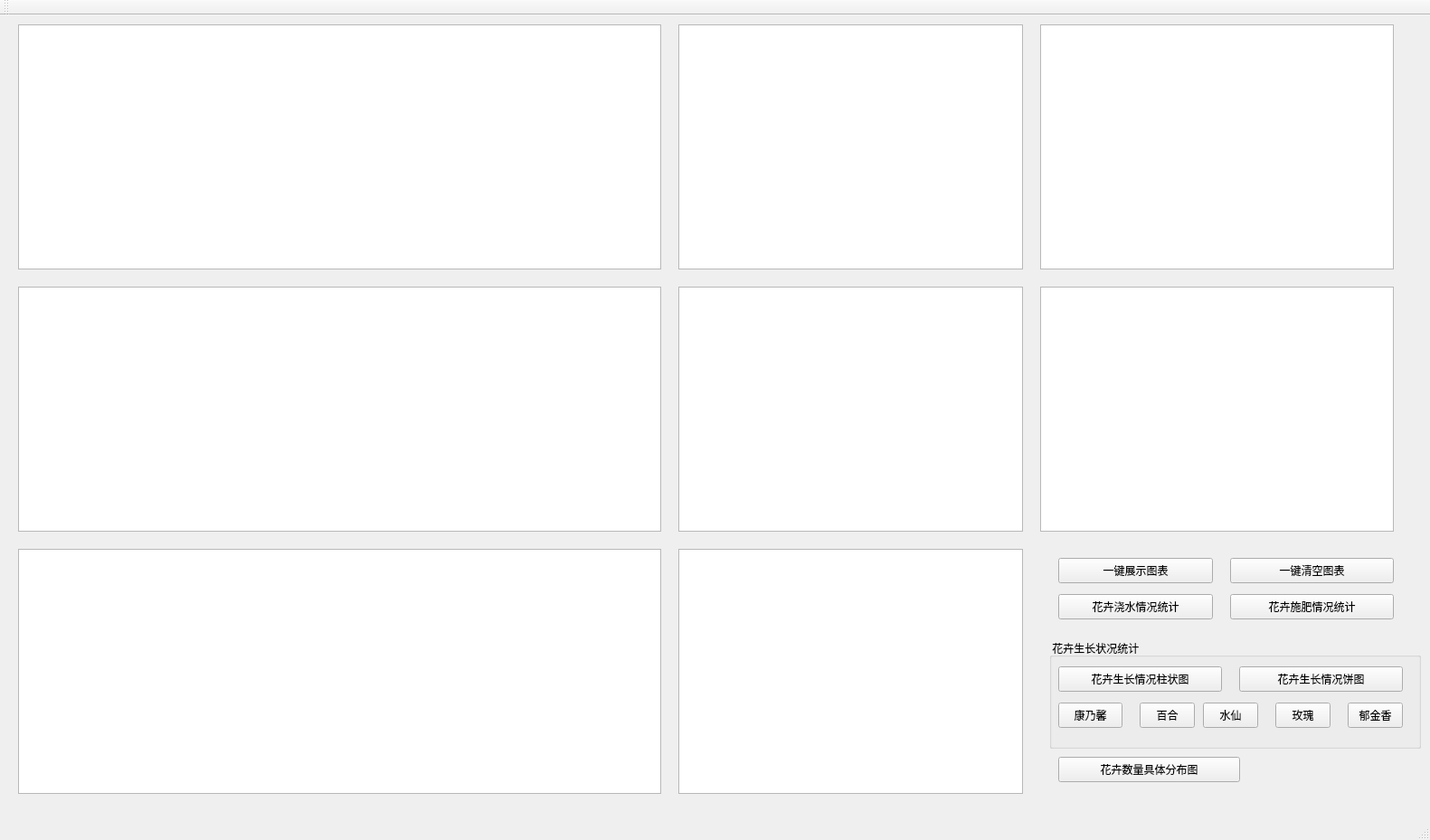
<?xml version="1.0" encoding="UTF-8"?>
<ui version="4.0">
 <class>sqldataread</class>
 <widget class="QMainWindow" name="sqldataread">
  <property name="geometry">
   <rect>
    <x>0</x>
    <y>0</y>
    <width>1581</width>
    <height>929</height>
   </rect>
  </property>
  <property name="windowTitle">
   <string>sqldataread</string>
  </property>
  <property name="windowIcon">
   <iconset resource="main.qrc">
    <normaloff>:/image/花.png</normaloff>:/image/花.png</iconset>
  </property>
  <widget class="QWidget" name="centralwidget">
   <widget class="QPushButton" name="pushButton">
    <property name="geometry">
     <rect>
      <x>1360</x>
      <y>640</y>
      <width>181</width>
      <height>28</height>
     </rect>
    </property>
    <property name="styleSheet">
     <string notr="true">background-color: rgb(225, 225, 225);border:1px groove gray;border-radius:4px;font: 20 12pt &quot;楷体&quot;;padding:1px 4px;border-style: outset;}


                                       
QPushButton:hover{background-color:#79ff50; color: black;}
                                    
QPushButton:pressed{background-color:rgb(204, 228, 247);border-style: inset;</string>
    </property>
    <property name="text">
     <string>花卉施肥情况统计</string>
    </property>
   </widget>
   <widget class="QPushButton" name="pushButton_2">
    <property name="geometry">
     <rect>
      <x>1170</x>
      <y>820</y>
      <width>201</width>
      <height>28</height>
     </rect>
    </property>
    <property name="styleSheet">
     <string notr="true">background-color: rgb(225, 225, 225);border:1px groove gray;border-radius:4px;font: 20 12pt &quot;楷体&quot;;padding:1px 4px;border-style: outset;}


                                       
QPushButton:hover{background-color:#79ff50; color: black;}
                                    
QPushButton:pressed{background-color:rgb(204, 228, 247);border-style: inset;</string>
    </property>
    <property name="text">
     <string>花卉数量具体分布图</string>
    </property>
   </widget>
   <widget class="QPushButton" name="pushButton_3">
    <property name="geometry">
     <rect>
      <x>1170</x>
      <y>640</y>
      <width>171</width>
      <height>28</height>
     </rect>
    </property>
    <property name="styleSheet">
     <string notr="true">background-color: rgb(225, 225, 225);border:1px groove gray;border-radius:4px;font: 20 12pt &quot;楷体&quot;;padding:1px 4px;border-style: outset;}


                                       
QPushButton:hover{background-color:#79ff50; color: black;}
                                    
QPushButton:pressed{background-color:rgb(204, 228, 247);border-style: inset;</string>
    </property>
    <property name="text">
     <string>花卉浇水情况统计</string>
    </property>
   </widget>
   <widget class="QtCharts::QChartView" name="graphicsView">
    <property name="geometry">
     <rect>
      <x>20</x>
      <y>10</y>
      <width>711</width>
      <height>271</height>
     </rect>
    </property>
    <property name="backgroundBrush">
     <brush brushstyle="NoBrush">
      <color alpha="255">
       <red>190</red>
       <green>182</green>
       <blue>157</blue>
      </color>
     </brush>
    </property>
   </widget>
   <widget class="QtCharts::QChartView" name="graphicsView_2">
    <property name="geometry">
     <rect>
      <x>20</x>
      <y>300</y>
      <width>711</width>
      <height>271</height>
     </rect>
    </property>
   </widget>
   <widget class="QtCharts::QChartView" name="graphicsView_3">
    <property name="geometry">
     <rect>
      <x>20</x>
      <y>590</y>
      <width>711</width>
      <height>271</height>
     </rect>
    </property>
   </widget>
   <widget class="QtCharts::QChartView" name="graphicsView_4">
    <property name="geometry">
     <rect>
      <x>750</x>
      <y>10</y>
      <width>381</width>
      <height>271</height>
     </rect>
    </property>
   </widget>
   <widget class="QtCharts::QChartView" name="graphicsView_5">
    <property name="geometry">
     <rect>
      <x>1150</x>
      <y>10</y>
      <width>391</width>
      <height>271</height>
     </rect>
    </property>
   </widget>
   <widget class="QtCharts::QChartView" name="graphicsView_6">
    <property name="geometry">
     <rect>
      <x>750</x>
      <y>300</y>
      <width>381</width>
      <height>271</height>
     </rect>
    </property>
   </widget>
   <widget class="QtCharts::QChartView" name="graphicsView_7">
    <property name="geometry">
     <rect>
      <x>1150</x>
      <y>300</y>
      <width>391</width>
      <height>271</height>
     </rect>
    </property>
   </widget>
   <widget class="QtCharts::QChartView" name="graphicsView_8">
    <property name="geometry">
     <rect>
      <x>750</x>
      <y>590</y>
      <width>381</width>
      <height>271</height>
     </rect>
    </property>
   </widget>
   <widget class="QGroupBox" name="groupBox">
    <property name="geometry">
     <rect>
      <x>1160</x>
      <y>690</y>
      <width>411</width>
      <height>121</height>
     </rect>
    </property>
    <property name="styleSheet">
     <string notr="true">font: 12pt &quot;楷体&quot;;</string>
    </property>
    <property name="title">
     <string> 花卉生长状况统计</string>
    </property>
    <widget class="QPushButton" name="pushButton_4">
     <property name="geometry">
      <rect>
       <x>10</x>
       <y>30</y>
       <width>181</width>
       <height>28</height>
      </rect>
     </property>
     <property name="styleSheet">
      <string notr="true">background-color: rgb(225, 225, 225);border:1px groove gray;border-radius:4px;font: 20 12pt &quot;楷体&quot;;padding:1px 4px;border-style: outset;}


                                       
QPushButton:hover{background-color:#79ff50; color: black;}
                                    
QPushButton:pressed{background-color:rgb(204, 228, 247);border-style: inset;</string>
     </property>
     <property name="text">
      <string>花卉生长情况柱状图</string>
     </property>
    </widget>
    <widget class="QPushButton" name="pushButton_5">
     <property name="geometry">
      <rect>
       <x>10</x>
       <y>70</y>
       <width>71</width>
       <height>28</height>
      </rect>
     </property>
     <property name="styleSheet">
      <string notr="true">background-color: rgb(225, 225, 225);border:1px groove gray;border-radius:4px;font: 20 12pt &quot;楷体&quot;;padding:1px 4px;border-style: outset;}


                                       
QPushButton:hover{background-color:#79ff50; color: black;}
                                    
QPushButton:pressed{background-color:rgb(204, 228, 247);border-style: inset;</string>
     </property>
     <property name="text">
      <string>康乃馨</string>
     </property>
    </widget>
    <widget class="QPushButton" name="pushButton_6">
     <property name="geometry">
      <rect>
       <x>100</x>
       <y>70</y>
       <width>61</width>
       <height>28</height>
      </rect>
     </property>
     <property name="styleSheet">
      <string notr="true">background-color: rgb(225, 225, 225);border:1px groove gray;border-radius:4px;font: 20 12pt &quot;楷体&quot;;padding:1px 4px;border-style: outset;}


                                       
QPushButton:hover{background-color:#79ff50; color: black;}
                                    
QPushButton:pressed{background-color:rgb(204, 228, 247);border-style: inset;</string>
     </property>
     <property name="text">
      <string>百合</string>
     </property>
    </widget>
    <widget class="QPushButton" name="pushButton_7">
     <property name="geometry">
      <rect>
       <x>170</x>
       <y>70</y>
       <width>61</width>
       <height>28</height>
      </rect>
     </property>
     <property name="styleSheet">
      <string notr="true">background-color: rgb(225, 225, 225);border:1px groove gray;border-radius:4px;font: 20 12pt &quot;楷体&quot;;padding:1px 4px;border-style: outset;}


                                       
QPushButton:hover{background-color:#79ff50; color: black;}
                                    
QPushButton:pressed{background-color:rgb(204, 228, 247);border-style: inset;</string>
     </property>
     <property name="text">
      <string>水仙</string>
     </property>
    </widget>
    <widget class="QPushButton" name="pushButton_8">
     <property name="geometry">
      <rect>
       <x>250</x>
       <y>70</y>
       <width>61</width>
       <height>28</height>
      </rect>
     </property>
     <property name="styleSheet">
      <string notr="true">background-color: rgb(225, 225, 225);border:1px groove gray;border-radius:4px;font: 20 12pt &quot;楷体&quot;;padding:1px 4px;border-style: outset;}


                                       
QPushButton:hover{background-color:#79ff50; color: black;}
                                    
QPushButton:pressed{background-color:rgb(204, 228, 247);border-style: inset;</string>
     </property>
     <property name="text">
      <string>玫瑰</string>
     </property>
    </widget>
    <widget class="QPushButton" name="pushButton_9">
     <property name="geometry">
      <rect>
       <x>330</x>
       <y>70</y>
       <width>61</width>
       <height>28</height>
      </rect>
     </property>
     <property name="styleSheet">
      <string notr="true">background-color: rgb(225, 225, 225);border:1px groove gray;border-radius:4px;font: 20 12pt &quot;楷体&quot;;padding:1px 4px;border-style: outset;}


                                       
QPushButton:hover{background-color:#79ff50; color: black;}
                                    
QPushButton:pressed{background-color:rgb(204, 228, 247);border-style: inset;</string>
     </property>
     <property name="text">
      <string>郁金香</string>
     </property>
    </widget>
    <widget class="QPushButton" name="pushButton_12">
     <property name="geometry">
      <rect>
       <x>210</x>
       <y>30</y>
       <width>181</width>
       <height>28</height>
      </rect>
     </property>
     <property name="styleSheet">
      <string notr="true">background-color: rgb(225, 225, 225);border:1px groove gray;border-radius:4px;font: 20 12pt &quot;楷体&quot;;padding:1px 4px;border-style: outset;}


                                       
QPushButton:hover{background-color:#79ff50; color: black;}
                                    
QPushButton:pressed{background-color:rgb(204, 228, 247);border-style: inset;background-color: rgb(225, 225, 225);border:1px groove gray;border-radius:4px;font: 20 12pt &quot;楷体&quot;;padding:1px 4px;border-style: outset;}


                                       
QPushButton:hover{background-color:#79ff50; color: black;}
                                    
QPushButton:pressed{background-color:rgb(204, 228, 247);border-style: inset;</string>
     </property>
     <property name="text">
      <string>花卉生长情况饼图</string>
     </property>
    </widget>
   </widget>
   <widget class="QPushButton" name="pushButton_10">
    <property name="geometry">
     <rect>
      <x>1170</x>
      <y>600</y>
      <width>171</width>
      <height>28</height>
     </rect>
    </property>
    <property name="styleSheet">
     <string notr="true">background-color: rgb(225, 225, 225);border:1px groove gray;border-radius:4px;font: 20 12pt &quot;楷体&quot;;padding:1px 4px;border-style: outset;}


                                       
QPushButton:hover{background-color:#79ff50; color: black;}
                                    
QPushButton:pressed{background-color:rgb(204, 228, 247);border-style: inset;</string>
    </property>
    <property name="text">
     <string>一键展示图表</string>
    </property>
   </widget>
   <widget class="QPushButton" name="pushButton_11">
    <property name="geometry">
     <rect>
      <x>1360</x>
      <y>600</y>
      <width>181</width>
      <height>28</height>
     </rect>
    </property>
    <property name="styleSheet">
     <string notr="true">background-color: rgb(225, 225, 225);border:1px groove gray;border-radius:4px;font: 20 12pt &quot;楷体&quot;;padding:1px 4px;border-style: outset;}


                                       
QPushButton:hover{background-color:#79ff50; color: black;}
                                    
QPushButton:pressed{background-color:rgb(204, 228, 247);border-style: inset;</string>
    </property>
    <property name="text">
     <string>一键清空图表</string>
    </property>
   </widget>
  </widget>
  <widget class="QMenuBar" name="menubar">
   <property name="geometry">
    <rect>
     <x>0</x>
     <y>0</y>
     <width>1581</width>
     <height>26</height>
    </rect>
   </property>
  </widget>
  <widget class="QStatusBar" name="statusbar"/>
  <widget class="QToolBar" name="toolBar">
   <property name="windowTitle">
    <string>toolBar</string>
   </property>
   <attribute name="toolBarArea">
    <enum>TopToolBarArea</enum>
   </attribute>
   <attribute name="toolBarBreak">
    <bool>false</bool>
   </attribute>
  </widget>
 </widget>
 <customwidgets>
  <customwidget>
   <class>QtCharts::QChartView</class>
   <extends>QGraphicsView</extends>
   <header location="global">qtcharts_qchartview.h</header>
  </customwidget>
 </customwidgets>
 <resources>
  <include location="main.qrc"/>
 </resources>
 <connections/>
</ui>
